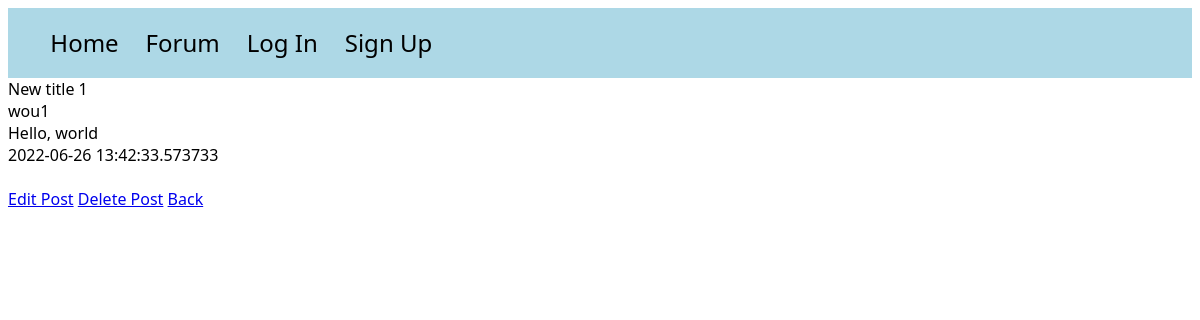
/posts/1, run on the app's committed database.
### models.py (models this page shows)
class Post(db.Model):
    id = db.Column(db.Integer, primary_key=True)
    title = db.Column(db.String(100))
    content = db.Column(db.Text)
    author = db.Column(db.String(100)) #needs connec to user
    date_posted = db.Column(db.DateTime, default=datetime.utcnow)
    slug = db.Column(db.String(256))

### app.py (the view)
@app.route('/posts/<int:id>')
def post(id):
    post = Post.query.get_or_404(id)
    return render_template("post.html", post=post)

### templates/post.html (shortened to what this page needs)
<!DOCTYPE html>
<html lang="en">
<head>
</head>
<link rel="stylesheet" href="/static/style.css">
<body>
<div id="navbar">
    <ul>
        <a href="{{ url_for('home') }}"><li>Home</li></a>
        <a href="{{ url_for('posts') }}"><li>Forum</li></a>
         {% if not current_user.is_authenticated %}
        <a href="{{ url_for('auth.login') }}"><li>Log In</li></a> <a href="{{ url_for('auth.signup') }}"><li>Sign Up</li></a>
        {% endif %}
    </ul>
</div>
{{ post.title }}<br>
{{ post.author }}<br>
{{ post.content }}<br>
{{ post.date_posted }}<br><br>
<a href="{{ url_for('edit_post', id=post.id) }}">Edit Post</a>
<a href="{{ url_for('delete_post', id=post.id) }}">Delete Post</a>
<a href="{{ url_for('posts') }}">Back</a>
</body>
</html>

### static/style.css (style rules this page uses)
* { font-family: Segoe UI; }
#navbar { background-color: lightblue; padding: 0.2%; }
li { font-size: 1.5em; text-decoration: none; color: black; display: inline-block; padding-right: 2%; }

### data on the page
Post: title "New title 1", author "wou1", content "Hello, world", date_posted "2022-06-26 13:42:33.573733"
